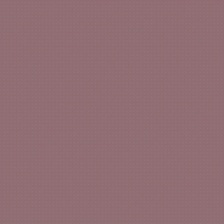
#> input picture data/generated/high_perceptual/high_perceptual_000.jpg, 224 x 224 px
$ python test_smoothing_detector.py   (older library calls are emulated)
#> lines starting #> are read from the running program, lines starting #| are printed output that depends on the picture
### src/artifact_detectors/smoothing_detector.py
import cv2
import numpy as np
from scipy import ndimage
from typing import Tuple

class SmoothingArtifactDetector:
    """Detects over-smoothing artifacts from high pixel-loss GAN training"""

    def __init__(self):
        self.threshold = 0.5

    def detect_smoothing_artifacts(self, image: np.ndarray) -> Tuple[float, dict]:
        """
        Detect smoothing artifacts in face image

        Args:
            image: Face image (224x224x3)

        Returns:
            score: Smoothing artifact score (0-1, higher = more artifacts)
            details: Dictionary with detailed analysis
        """
        if len(image.shape) == 3:
            gray = cv2.cvtColor(image, cv2.COLOR_RGB2GRAY)
        else:
            gray = image

        # Calculate multiple smoothness metrics
        texture_variance = self._calculate_texture_variance(gray)
        edge_sharpness = self._calculate_edge_sharpness(gray)
        local_std = self._calculate_local_std(gray)
        frequency_content = self._calculate_frequency_content(gray)

        # Combine metrics (lower values indicate more smoothing)
        smoothing_score = 1.0 - (
            0.3 * texture_variance +
            0.3 * edge_sharpness +
            0.2 * local_std +
            0.2 * frequency_content
        )

        smoothing_score = np.clip(smoothing_score, 0, 1)

        details = {
            'texture_variance': texture_variance,
            'edge_sharpness': edge_sharpness,
            'local_std': local_std,
            'frequency_content': frequency_content,
            'interpretation': self._interpret_score(smoothing_score)
        }

        return smoothing_score, details

    def _calculate_texture_variance(self, gray_image: np.ndarray) -> float:
        """Calculate local texture variance"""
        # Use local binary patterns for texture analysis
        kernel = np.ones((5, 5), np.float32) / 25
        local_mean = cv2.filter2D(gray_image.astype(np.float32), -1, kernel)
        variance = np.mean((gray_image.astype(np.float32) - local_mean) ** 2)

        # Normalize to 0-1 range
        return min(variance / 1000.0, 1.0)

    def _calculate_edge_sharpness(self, gray_image: np.ndarray) -> float:
        """Calculate edge sharpness using gradient magnitude"""
        # Sobel edge detection
        sobelx = cv2.Sobel(gray_image, cv2.CV_64F, 1, 0, ksize=3)
        sobely = cv2.Sobel(gray_image, cv2.CV_64F, 0, 1, ksize=3)
        gradient_magnitude = np.sqrt(sobelx**2 + sobely**2)

        # Mean gradient magnitude
        sharpness = np.mean(gradient_magnitude)

        # Normalize to 0-1 range
        return min(sharpness / 50.0, 1.0)

    def _calculate_local_std(self, gray_image: np.ndarray) -> float:
        """Calculate local standard deviation"""
        # Use sliding window to calculate local std
        kernel_size = 9
        kernel = np.ones((kernel_size, kernel_size), np.float32) / (kernel_size**2)

        local_mean = cv2.filter2D(gray_image.astype(np.float32), -1, kernel)
        local_sq_mean = cv2.filter2D((gray_image.astype(np.float32))**2, -1, kernel)
        local_var = local_sq_mean - local_mean**2
        local_std = np.sqrt(np.maximum(local_var, 0))

        # Mean local standard deviation
        mean_local_std = np.mean(local_std)

        # Normalize to 0-1 range
        return min(mean_local_std / 30.0, 1.0)

    def _calculate_frequency_content(self, gray_image: np.ndarray) -> float:
        """Analyze frequency domain content"""
        # FFT to frequency domain
        f_transform = np.fft.fft2(gray_image)
        f_shift = np.fft.fftshift(f_transform)
        magnitude_spectrum = np.abs(f_shift)

        # Calculate high frequency content
        h, w = magnitude_spectrum.shape
        center_h, center_w = h//2, w//2

        # Create high frequency mask (outer region)
        y, x = np.ogrid[:h, :w]
        mask = ((x - center_w)**2 + (y - center_h)**2) > (min(h,w)//4)**2

        high_freq_energy = np.sum(magnitude_spectrum * mask)
        total_energy = np.sum(magnitude_spectrum)

        high_freq_ratio = high_freq_energy / total_energy if total_energy > 0 else 0

        # Normalize to 0-1 range
        return min(high_freq_ratio * 10, 1.0)

    def _interpret_score(self, score: float) -> str:
        """Provide human-readable interpretation"""
        if score > 0.7:
            return "High smoothing artifacts detected - likely generated content"
        elif score > 0.4:
            return "Moderate smoothing artifacts - suspicious"
        else:
            return "Low smoothing artifacts - appears natural"

# [17 lines left out: function test_smoothing_detector, not called in this run]

# [3 lines that do not run on import are left out]

### src/utils/simple_face_detection.py
import cv2
import numpy as np
from typing import List, Tuple
import os

class SimpleFaceDetector:
    def __init__(self):
        """Initialize using Haar Cascade face detector"""
        self.face_cascade = cv2.CascadeClassifier(cv2.data.haarcascades + 'haarcascade_frontalface_default.xml')

    # [57 lines left out: functions detect_faces, extract_faces_from_video, test_simple_face_detection, not called in this run]

# [2 lines that do not run on import are left out]

### src/artifact_detectors/test_smoothing_detector.py
import cv2
import numpy as np
import os
import sys
sys.path.append('../utils')
from simple_face_detection import SimpleFaceDetector
from smoothing_detector import SmoothingArtifactDetector

def test_detector_on_dataset():
    """Test smoothing detector on real vs generated samples"""
    detector = SmoothingArtifactDetector()
    face_extractor = SimpleFaceDetector()

    results = {}

    # Test on real faces
    print("Testing on REAL faces:")
    real_video = "../../data/raw/faceforensics/original_sequences/youtube/c23/videos/183.mp4"
    if os.path.exists(real_video):
        real_faces = face_extractor.extract_faces_from_video(real_video, max_frames=3)
        real_scores = []

        for i, face in enumerate(real_faces):
            score, details = detector.detect_smoothing_artifacts(face)
            real_scores.append(score)
            print(f"  Real face {i}: {score:.3f} - {details['interpretation']}")

        results['real'] = np.mean(real_scores)
        print(f"  Average real face score: {results['real']:.3f}")

    # Test on generated samples with high pixel loss (should have high smoothing scores)
    print("\nTesting on HIGH_PIXEL artifacts (should detect smoothing):")
    pixel_dir = "../../data/generated/high_pixel"
    if os.path.exists(pixel_dir):
        pixel_scores = []
        pixel_files = [f for f in os.listdir(pixel_dir) if f.endswith('.jpg')][:5]

        for filename in pixel_files:
            img_path = os.path.join(pixel_dir, filename)
            img = cv2.imread(img_path)
            img = cv2.cvtColor(img, cv2.COLOR_BGR2RGB)

            score, details = detector.detect_smoothing_artifacts(img)
            pixel_scores.append(score)
            print(f"  {filename}: {score:.3f} - {details['interpretation']}")

        results['high_pixel'] = np.mean(pixel_scores)
        print(f"  Average high_pixel score: {results['high_pixel']:.3f}")

    # Test on other artifact types (should have lower smoothing scores)
    for artifact_type in ['high_perceptual', 'high_adversarial']:
        print(f"\nTesting on {artifact_type.upper()} artifacts:")
        artifact_dir = f"../../data/generated/{artifact_type}"
        if os.path.exists(artifact_dir):
            artifact_scores = []
            artifact_files = [f for f in os.listdir(artifact_dir) if f.endswith('.jpg')][:3]

            for filename in artifact_files:
                img_path = os.path.join(artifact_dir, filename)
                img = cv2.imread(img_path)
#> img is the input picture: shape (224, 224, 3); mean B, G, R 115.8, 109.9, 144.9
                img = cv2.cvtColor(img, cv2.COLOR_BGR2RGB)

                score, details = detector.detect_smoothing_artifacts(img)
#> in _calculate_texture_variance, `variance = np.mean((gray_image.astype(np.float32) - local_mean) ** 2)`: variance = 1.95
#> in detect_smoothing_artifacts, `texture_variance = self._calculate_texture_variance(gray)`: texture_variance = 0.00195
#> in _calculate_edge_sharpness, `sobelx = cv2.Sobel(gray_image, cv2.CV_64F, 1, 0, ksize=3)`:
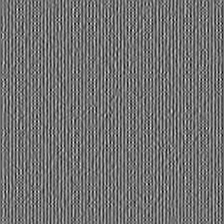
#> sobelx: shape (224, 224) float64; min -18, max 22, mean 0; drawn with min black and max white
#> in _calculate_edge_sharpness, `sobely = cv2.Sobel(gray_image, cv2.CV_64F, 0, 1, ksize=3)`:
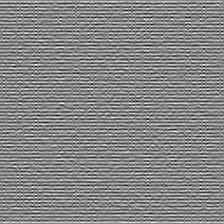
#> sobely: shape (224, 224) float64; min -21, max 19, mean 0.0729; drawn with min black and max white
#> in _calculate_edge_sharpness, `gradient_magnitude = np.sqrt(sobelx**2 + sobely**2)`:
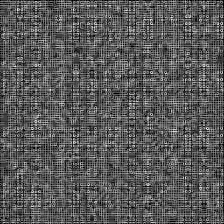
#> gradient_magnitude: shape (224, 224) float64; min 0, max 22.09, mean 7.7; drawn with min black and max white
#> in _calculate_edge_sharpness, `sharpness = np.mean(gradient_magnitude)`: sharpness = 7.75
#> in detect_smoothing_artifacts, `edge_sharpness = self._calculate_edge_sharpness(gray)`: edge_sharpness = 0.155
#> in _calculate_local_std, `local_sq_mean = cv2.filter2D((gray_image.astype(np.float32))**2, -1, k..`:
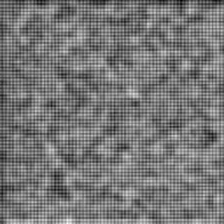
#> local_sq_mean: shape (224, 224) float32; min 14442.7, max 14824.9, mean 14621.7; drawn with min black and max white
#> in _calculate_local_std, `local_var = local_sq_mean - local_mean**2`:
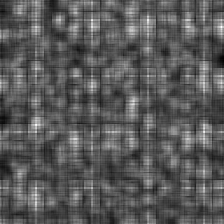
#> local_var: shape (224, 224) float32; min 0.439, max 3.32, mean 1.45; drawn with min black and max white
#> in _calculate_local_std, `local_std = np.sqrt(np.maximum(local_var, 0))`:
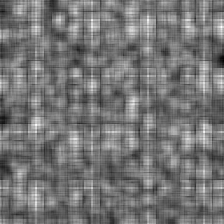
#> local_std: shape (224, 224) float32; min 0.663, max 1.82, mean 1.2; drawn with min black and max white
#> in _calculate_local_std, `mean_local_std = np.mean(local_std)`: mean_local_std = 1.2
#> in detect_smoothing_artifacts, `local_std = self._calculate_local_std(gray)`: local_std = 0.0399
#> in _calculate_frequency_content, `high_freq_energy = np.sum(magnitude_spectrum * mask)`: high_freq_energy = 4314571.6
#> in _calculate_frequency_content, `total_energy = np.sum(magnitude_spectrum)`: total_energy = 11979805.5
#> in _calculate_frequency_content, `high_freq_ratio = high_freq_energy / total_energy if total_energy > 0 ..`: high_freq_ratio = 0.36
#> in detect_smoothing_artifacts, `frequency_content = self._calculate_frequency_content(gray)`: frequency_content = 1
#> in detect_smoothing_artifacts, `smoothing_score = 1.0 - ( 0.3 * texture_variance + 0.3 * edge_sharpnes..`: smoothing_score = 0.745
#> score = 0.745; details = 5 items
                artifact_scores.append(score)
                print(f"  {filename}: {score:.3f}")
#|   high_perceptual_000.jpg: 0.745

            results[artifact_type] = np.mean(artifact_scores)
            print(f"  Average {artifact_type} score: {results[artifact_type]:.3f}")
#|   Average high_perceptual score: 0.745
#> pass 2 of the loop in test_detector_on_dataset, `for artifact_type in ['high_perceptual', 'high_adversarial']:`:
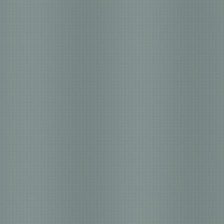
#> input picture data/generated/high_adversarial/high_adversarial_000.jpg, 224 x 224 px
#> in test_detector_on_dataset, img is the input picture: shape (224, 224, 3); mean B, G, R 138.5, 139.5, 125.3
#> in _calculate_edge_sharpness (call 2), `gradient_magnitude = np.sqrt(sobelx**2 + sobely**2)`:
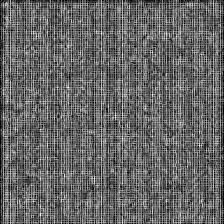
#> gradient_magnitude: shape (224, 224) float64; min 0, max 24.21, mean 9.7; drawn with min black and max white
#> sharpness = 9.7
#> in _calculate_local_std (call 2), `local_std = np.sqrt(np.maximum(local_var, 0))`:
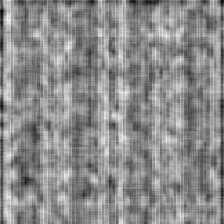
#> local_std: shape (224, 224) float32; min 0.883, max 1.96, mean 1.47; drawn with min black and max white
#> mean_local_std = 1.47
#> score = 0.731
#|   high_adversarial_000.jpg: 0.731
#|   Average high_adversarial score: 0.731

    # Summary
    print(f"\n--- SMOOTHING DETECTOR SUMMARY ---")
    for key, value in results.items():
        print(f"{key}: {value:.3f}")
#> this loop made 2 passes
#> (key, value) on passes 1 to 2: ('high_perceptual', 0.745), ('high_adversarial', 0.731)
#| high_perceptual: 0.745
#| high_adversarial: 0.731

    # Validate expected behavior
    if results.get('high_pixel', 0) > results.get('real', 1):
        print("✓ Detection working correctly: high_pixel samples show more smoothing than real faces")
    else:
        print("⚠ Detection may need tuning: high_pixel samples should show more smoothing")

if __name__ == "__main__":
    test_detector_on_dataset()
